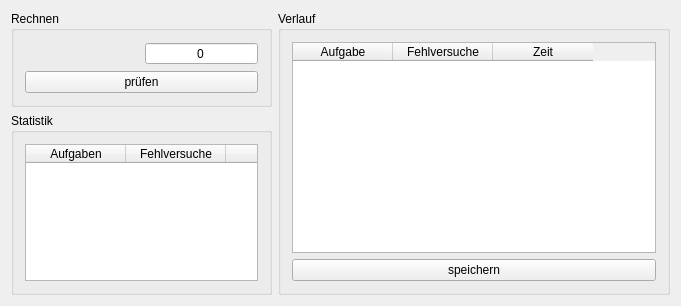
<?xml version="1.0" encoding="UTF-8"?>
<ui version="4.0">
 <class>MainWindow</class>
 <widget class="QMainWindow" name="MainWindow">
  <property name="geometry">
   <rect>
    <x>0</x>
    <y>0</y>
    <width>681</width>
    <height>306</height>
   </rect>
  </property>
  <property name="windowTitle">
   <string>Mathe-Lernprogramm</string>
  </property>
  <widget class="QWidget" name="centralWidget">
   <layout class="QHBoxLayout" name="horizontalLayout" stretch="2,3">
    <item>
     <layout class="QVBoxLayout" name="verticalLayout">
      <item>
       <widget class="QGroupBox" name="groupBox_3">
        <property name="title">
         <string>Rechnen</string>
        </property>
        <layout class="QVBoxLayout" name="verticalLayout_2">
         <item>
          <layout class="QHBoxLayout" name="horizontalLayout_2" stretch="1,1">
           <item>
            <widget class="QLabel" name="label_task">
             <property name="text">
              <string/>
             </property>
            </widget>
           </item>
           <item>
            <widget class="QSpinBox" name="spinBox_solution">
             <property name="alignment">
              <set>Qt::AlignCenter</set>
             </property>
             <property name="buttonSymbols">
              <enum>QAbstractSpinBox::NoButtons</enum>
             </property>
             <property name="suffix">
              <string/>
             </property>
             <property name="minimum">
              <number>-9999</number>
             </property>
             <property name="maximum">
              <number>9999</number>
             </property>
            </widget>
           </item>
          </layout>
         </item>
         <item>
          <widget class="QPushButton" name="pushButton_check">
           <property name="text">
            <string>prüfen</string>
           </property>
          </widget>
         </item>
        </layout>
       </widget>
      </item>
      <item>
       <widget class="QGroupBox" name="groupBox_2">
        <property name="title">
         <string>Statistik</string>
        </property>
        <layout class="QVBoxLayout" name="verticalLayout_4">
         <item>
          <widget class="QTableWidget" name="tableWidget_statistics">
           <property name="verticalScrollBarPolicy">
            <enum>Qt::ScrollBarAlwaysOff</enum>
           </property>
           <property name="horizontalScrollBarPolicy">
            <enum>Qt::ScrollBarAlwaysOff</enum>
           </property>
           <property name="sizeAdjustPolicy">
            <enum>QAbstractScrollArea::AdjustIgnored</enum>
           </property>
           <property name="showGrid">
            <bool>true</bool>
           </property>
           <property name="sortingEnabled">
            <bool>false</bool>
           </property>
           <attribute name="horizontalHeaderStretchLastSection">
            <bool>false</bool>
           </attribute>
           <column>
            <property name="text">
             <string>Aufgaben</string>
            </property>
           </column>
           <column>
            <property name="text">
             <string>Fehlversuche</string>
            </property>
           </column>
           <column>
            <property name="text">
             <string>Ø Zeit</string>
            </property>
           </column>
          </widget>
         </item>
        </layout>
       </widget>
      </item>
     </layout>
    </item>
    <item>
     <layout class="QVBoxLayout" name="verticalLayout_5">
      <item>
       <widget class="QGroupBox" name="groupBox">
        <property name="title">
         <string>Verlauf</string>
        </property>
        <layout class="QVBoxLayout" name="verticalLayout_3">
         <item>
          <widget class="QTableWidget" name="tableWidget_history">
           <column>
            <property name="text">
             <string>Aufgabe</string>
            </property>
           </column>
           <column>
            <property name="text">
             <string>Fehlversuche</string>
            </property>
           </column>
           <column>
            <property name="text">
             <string>Zeit</string>
            </property>
           </column>
          </widget>
         </item>
         <item>
          <widget class="QPushButton" name="pushButton_export">
           <property name="text">
            <string>speichern</string>
           </property>
          </widget>
         </item>
        </layout>
       </widget>
      </item>
     </layout>
    </item>
   </layout>
  </widget>
 </widget>
 <layoutdefault spacing="6" margin="11"/>
 <resources/>
 <connections/>
</ui>
